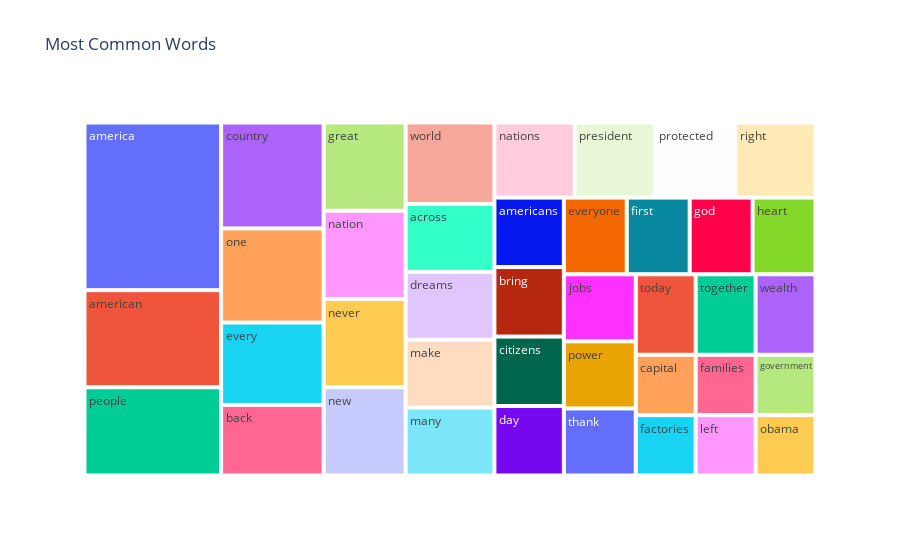

Here is the notebook cell this chart was saved with:
### Code cell
import plotly.express as px

# Create a dataframe for the most common words
common_words_df = pd.DataFrame(freq2.most_common(40), columns=['Word', 'Count'])

# Create a treeplot
fig = px.treemap(common_words_df, path=['Word'], values='Count', title='Most Common Words')
fig.show()

### Figure 1 — Plotly figure (JSON) as saved in the notebook; plotly's stock layout.template omitted (floating-point values rounded to 4 significant figures)
{"data": [{"branchvalues": "total", "domain": {"x": [0, 1], "y": [0, 1]}, "hovertemplate": "labels=%{label}<br>Count=%{value}<br>parent=%{parent}<br>id=%{id}<extra></extra>", "ids": ["across", "america", "american", "americans", "back", "bring", "capital", "citizens", "country", "day", "dreams", "every", "everyone", "factories", "families", "first", "god", "government", "great", "heart", "jobs", "left", "make", "many", "nation", "nations", "never", "new", "obama", "one", "people", "power", "president", "protected", "right", "thank", "today", "together", "wealth", "world"], "labels": ["across", "america", "american", "americans", "back", "bring", "capital", "citizens", "country", "day", "dreams", "every", "everyone", "factories", "families", "first", "god", "government", "great", "heart", "jobs", "left", "make", "many", "nation", "nations", "never", "new", "obama", "one", "people", "power", "president", "protected", "right", "thank", "today", "together", "wealth", "world"], "name": "", "parents": ["", "", "", "", "", "", "", "", "", "", "", "", "", "", "", "", "", "", "", "", "", "", "", "", "", "", "", "", "", "", "", "", "", "", "", "", "", "", "", ""], "type": "treemap", "values": [5, 19, 11, 4, 6, 4, 3, 4, 9, 4, 5, 7, 4, 3, 3, 4, 4, 3, 6, 4, 4, 3, 5, 5, 6, 5, 6, 6, 3, 8, 10, 4, 5, 5, 5, 4, 4, 4, 4, 6]}], "layout": {"legend": {"tracegroupgap": 0}, "title": {"text": "Most Common Words"}}}
